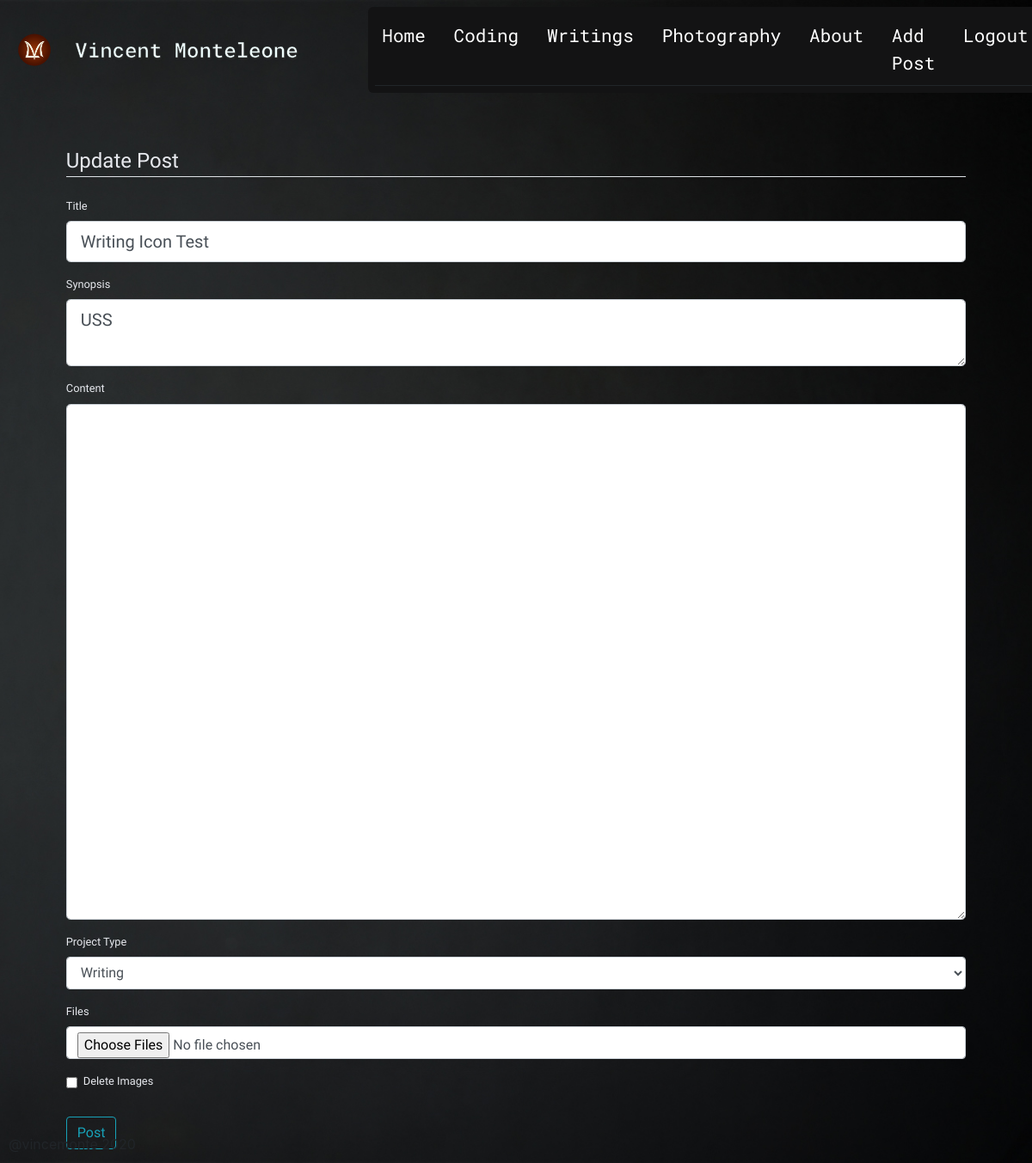
The app's page /post/3/update (signed in), older data.
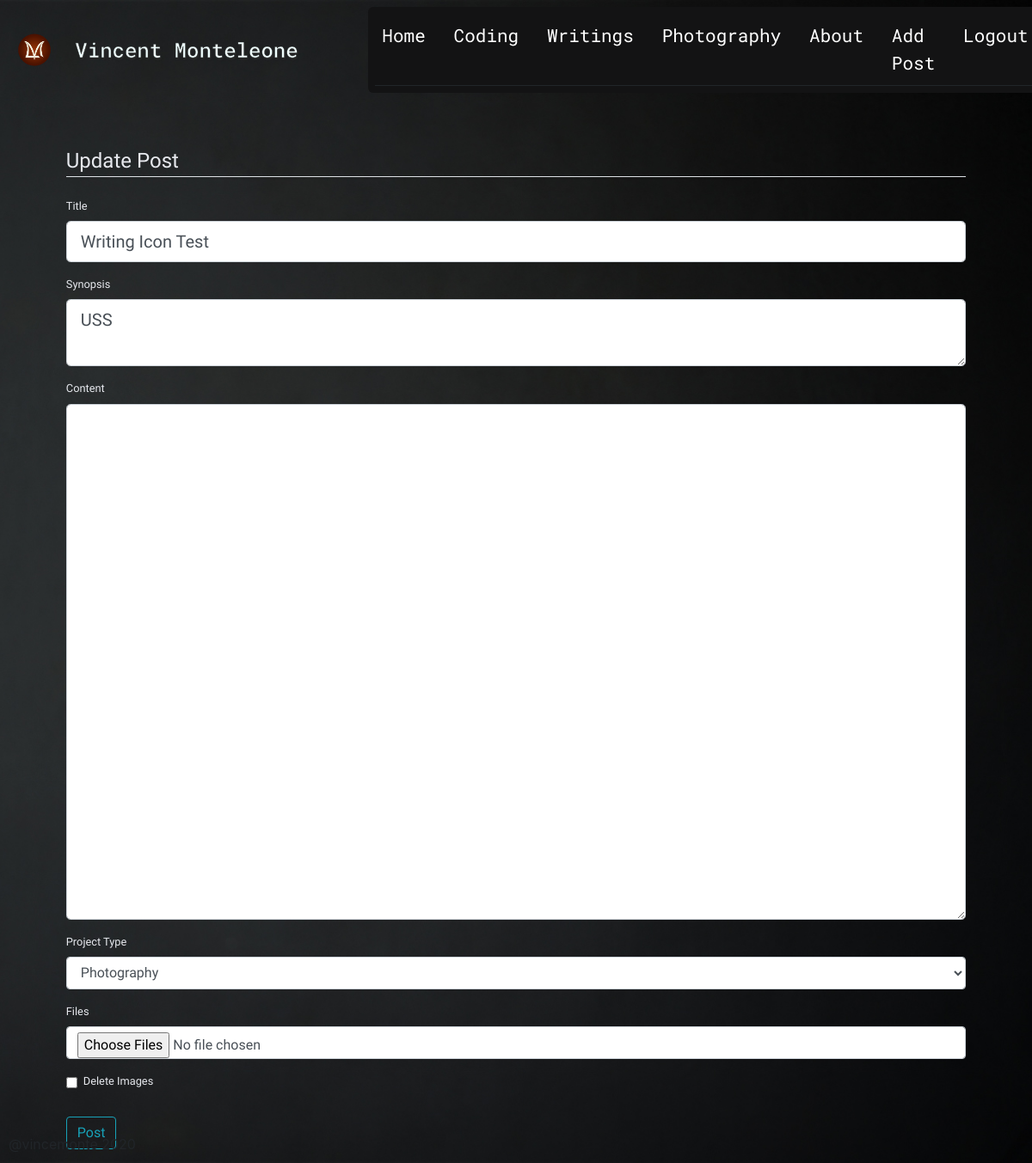
The same page, newer data.
### personalWebsite/models.py (models this page shows, shortened)
class Project(db.Model):
    id = db.Column(db.Integer, primary_key=True)
    title = db.Column(db.String(100), nullable=False)
    type = db.Column(db.String(20), nullable=False)
    content= db.Column(db.Text, nullable=True)
    files = db.Column(db.String(80), nullable=True) #holds the path to the file images
    date_posted = db.Column(db.DateTime, nullable=False, default=datetime.now)
    user_id = db.Column(db.Integer, db.ForeignKey('user.id'), nullable=False)
    home_post = db.relationship('HomePost', backref='project', uselist=False)

### personalWebsite/posts/routes.py (the view)
@posts.route('/post/<int:proj_id>/update', methods=['GET', 'POST'])
@login_required
def update_post(proj_id):
    project_post = Project.query.get_or_404(proj_id)
    home_post = HomePost.query.filter_by(project_id=proj_id).first()
    if project_post.author != current_user:
        abort(403)
    form = PostForm()
    if form.validate_on_submit():
        project_post.title = form.title.data
        project_post.type = form.type.data
        project_post.content = form.content.data
        upload = request.files['files']
        if upload.filename != '':
            delete_project_files(project_post)
            project_post.files = save_project_files(form)
        if request.form.get('del-images'):
            delete_project_files(project_post)
            project_post.files = None
        home_post.type_image = set_type_image(form.type.data)
        home_post.content = form.synopsis.data
        db.session.commit()
        flash('Your post has been updated.', 'success')
        return redirect(url_for('posts.project', title=project_post.title))
    elif request.method == 'GET':
        form.title.data = project_post.title #filling in the form with the current data
        form.synopsis.data = home_post.content
        form.type.data = project_post.type
        form.content.data = project_post.content
    return render_template('addpost.html', title="Update Post", form=form, legend='Update Post', update=True)

### personalWebsite/posts/forms.py
class PostForm(FlaskForm):
    title = StringField('Title', validators=[DataRequired()])
    synopsis = TextAreaField('Synopsis', validators=[DataRequired()])
    content = TextAreaField('Content', validators=[Optional()])
    files= MultipleFileField('Files', validators=[FileAllowed(['jpg', 'png'])])
    type = SelectField('Project Type', validators=[DataRequired()],choices=[('coding', 'Coding'), ('writing', 'Writing'), ('photography','Photography')])
    submit = SubmitField('Post')

### personalWebsite/models.py (called while the page is built)
@login_manager.user_loader
def load_user(user_id):
    return User.query.get(int(user_id))

### personalWebsite/templates/addpost.html (shortened to what this page needs)
{% extends "layout.html" %}
{%block content%}
<div class="form-section post-section text-white-2">
  <form method="POST" action="" enctype="multipart/form-data">
    <fieldset class = "form-group">
      <legend class="border-bottom mb-4"> {{title}} </legend>
      <div class="form-group">
        {{ form.title.label(class="form-control-label")}}
        {% if form.title.errors %}
          {{ form.title(class="form-control form-control-lg is-invalid")}}
          <div class="invalid-feedback">
               {% for error in form.title.errors %}
                <span>{{ error }}</span>
               {% endfor %}
          </div>
        {% else %}
          {{ form.title(class="form-control form-control-lg")}}
        {% endif %}
      </div>
      <div class="form-group">
        {{ form.synopsis.label(class="form-control-label")}}
         {% if form.synopsis.errors %}
          {{ form.synopsis(class="form-control form-control-lg is-invalid")}}
          <div class="invalid-feedback">
               {% for error in form.synopsis.errors %}
                <span>{{ error }}</span>
               {% endfor %}
          </div>
        {% else %}
          {{ form.synopsis(class="form-control form-control-lg")}}
        {% endif %}
      </div>
      <div class="form-group">
        {{ form.content.label(class="form-control-label")}}
         {% if form.content.errors %}
          {{ form.content(class="form-control form-control-lg is-invalid")}}
          <div class="invalid-feedback">
               {% for error in form.content.errors %}
                <span>{{ error }}</span>
               {% endfor %}
          </div>
        {% else %}
          {{ form.content(class="form-control form-control-lg", id="form-content")}}
        {% endif %}
      </div>
      <div class="form-group">
        {{ form.type.label(class="form-control-label")}}
         {% if form.type.errors %}
          {{ form.type(class="form-control form-control-lg is-invalid")}}
          <div class="invalid-feedback">
               {% for error in form.type.errors %}
                <span>{{ error }}</span>
               {% endfor %}
          </div>
        {% else %}
          {{ form.type(class="form-control form-control-md")}}
        {% endif %}
      </div>
      <div class="form-group">
        {{ form.files.label(class="form-control-label")}}
         {% if form.files.errors %}
          {{ form.files(class="form-control form-control-lg is-invalid")}}
          <div class="invalid-feedback">
               {% for error in form.files.errors %}
                <span>{{ error }}</span>
               {% endfor %}
          </div>
        {% else %}
          {{ form.files(class="form-control form-control-md")}}
        {% endif %}
      </div>
      {% if update %}
      <div class="form-group">
        <div class="form-check">
          <input type="checkbox" class="form-check-input" id="exampleCheck1" name="del-images">
          <label class="form-check-label" for="exampleCheck1">Delete Images</label>
        </div>
      </div>
      {% endif %}
    </fieldset>
      <div class="form-group">
        {{form.submit(class="btn btn-outline-info")}}
      </div>
  </form>
</div>
{%endblock content %}

Row changes from the older to the newer data that the page shows:
changed Project "Writing Icon Test": type "Writing" → "Photography"
